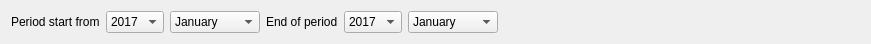
<?xml version="1.0" encoding="UTF-8"?>
<ui version="4.0">
 <class>FNatByPeriod</class>
 <widget class="QWidget" name="FNatByPeriod">
  <property name="geometry">
   <rect>
    <x>0</x>
    <y>0</y>
    <width>871</width>
    <height>41</height>
   </rect>
  </property>
  <property name="windowTitle">
   <string>Form</string>
  </property>
  <layout class="QHBoxLayout" name="horizontalLayout">
   <item>
    <widget class="QLabel" name="label">
     <property name="text">
      <string>Period start from</string>
     </property>
    </widget>
   </item>
   <item>
    <widget class="QComboBox" name="cbYear1">
     <item>
      <property name="text">
       <string>2017</string>
      </property>
     </item>
     <item>
      <property name="text">
       <string>2018</string>
      </property>
     </item>
     <item>
      <property name="text">
       <string>2019</string>
      </property>
     </item>
    </widget>
   </item>
   <item>
    <widget class="EQComboBox" name="cbMonth1">
     <item>
      <property name="text">
       <string>January</string>
      </property>
     </item>
     <item>
      <property name="text">
       <string>February</string>
      </property>
     </item>
     <item>
      <property name="text">
       <string>Mart</string>
      </property>
     </item>
     <item>
      <property name="text">
       <string>April</string>
      </property>
     </item>
     <item>
      <property name="text">
       <string>May</string>
      </property>
     </item>
     <item>
      <property name="text">
       <string>June</string>
      </property>
     </item>
     <item>
      <property name="text">
       <string>July</string>
      </property>
     </item>
     <item>
      <property name="text">
       <string>August</string>
      </property>
     </item>
     <item>
      <property name="text">
       <string>September</string>
      </property>
     </item>
     <item>
      <property name="text">
       <string>October</string>
      </property>
     </item>
     <item>
      <property name="text">
       <string>November</string>
      </property>
     </item>
     <item>
      <property name="text">
       <string>December</string>
      </property>
     </item>
    </widget>
   </item>
   <item>
    <widget class="QLabel" name="label_2">
     <property name="text">
      <string>End of period</string>
     </property>
    </widget>
   </item>
   <item>
    <widget class="QComboBox" name="cbYear2">
     <item>
      <property name="text">
       <string>2017</string>
      </property>
     </item>
     <item>
      <property name="text">
       <string>2018</string>
      </property>
     </item>
     <item>
      <property name="text">
       <string>2019</string>
      </property>
     </item>
    </widget>
   </item>
   <item>
    <widget class="EQComboBox" name="cbMonth2">
     <item>
      <property name="text">
       <string>January</string>
      </property>
     </item>
     <item>
      <property name="text">
       <string>February</string>
      </property>
     </item>
     <item>
      <property name="text">
       <string>Mart</string>
      </property>
     </item>
     <item>
      <property name="text">
       <string>April</string>
      </property>
     </item>
     <item>
      <property name="text">
       <string>May</string>
      </property>
     </item>
     <item>
      <property name="text">
       <string>June</string>
      </property>
     </item>
     <item>
      <property name="text">
       <string>July</string>
      </property>
     </item>
     <item>
      <property name="text">
       <string>August</string>
      </property>
     </item>
     <item>
      <property name="text">
       <string>September</string>
      </property>
     </item>
     <item>
      <property name="text">
       <string>October</string>
      </property>
     </item>
     <item>
      <property name="text">
       <string>November</string>
      </property>
     </item>
     <item>
      <property name="text">
       <string>December</string>
      </property>
     </item>
    </widget>
   </item>
   <item>
    <spacer name="horizontalSpacer">
     <property name="orientation">
      <enum>Qt::Horizontal</enum>
     </property>
     <property name="sizeHint" stdset="0">
      <size>
       <width>393</width>
       <height>20</height>
      </size>
     </property>
    </spacer>
   </item>
  </layout>
 </widget>
 <customwidgets>
  <customwidget>
   <class>EQComboBox</class>
   <extends>QComboBox</extends>
   <header location="global">eqcombobox.h</header>
  </customwidget>
 </customwidgets>
 <resources/>
 <connections/>
</ui>
